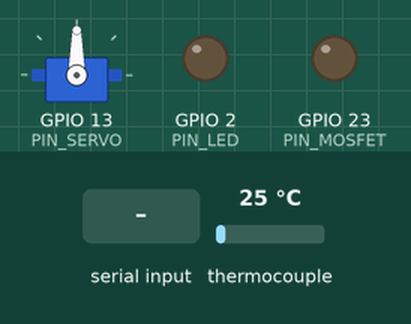
Recording of a sketch running on a simulated ESP32. On the bench: servo, output pins drawn as LEDs (lit = HIGH). Dashed ring = blinking. The test bench sets the inputs (shaded band); at power-on: thermocouple 25 °C. Nothing arrives over Bluetooth unless stated.

Above: at 1.2 s.
1.3 s: "IRON_ON\n" received over the second serial link
At 2.0 s:
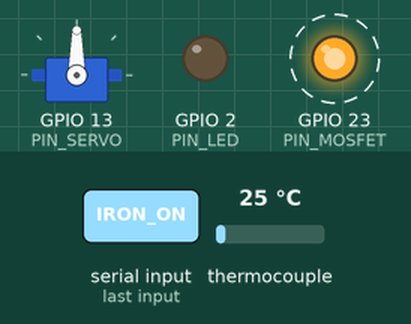
4.3 s: "MOVE_Z_DOWN\n" received over the second serial link
At 5.4 s:
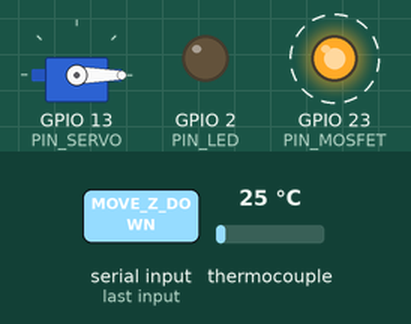
7.3 s: "MOVE_Z_UP\n" received over the second serial link
At 7.8 s:
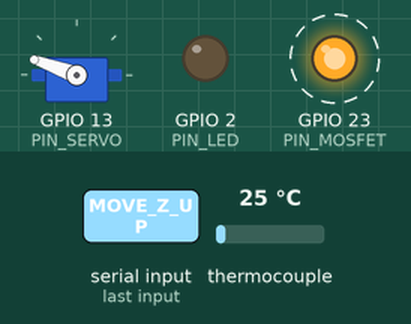
10.3 s: "IRON_OFF\n" received over the second serial link
At 11.2 s:
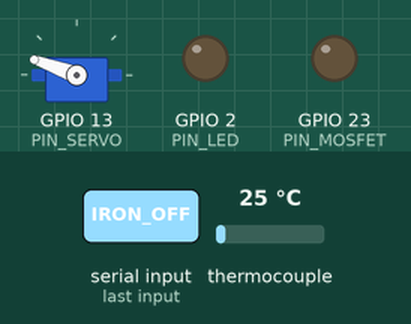
Timing chart, 0 to 12.9 s (numbered marks = the images above; inputs shaded):
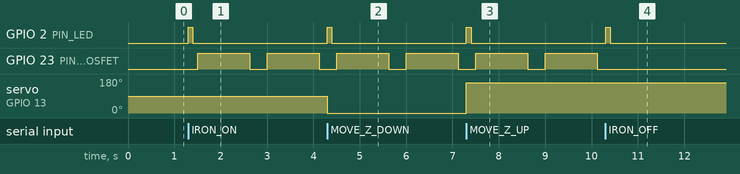

Measured:
- after the input at 1.3 s, GPIO 2 (PIN_LED): LOW → HIGH at once, → LOW 0.10 s later; GPIO 23 (PIN_MOSFET): alternates HIGH for 1.1 s and LOW for 0.38 s, starting after 0.20 s
- after the input at 4.3 s, GPIO 2 (PIN_LED): LOW → HIGH at once, → LOW 0.10 s later; servo on GPIO 13 (PIN_SERVO): 90° → 0° at once
- after the input at 7.3 s, GPIO 2 (PIN_LED): LOW → HIGH at once, → LOW 0.10 s later; servo on GPIO 13 (PIN_SERVO): 0° → 160° at once
- after the input at 10.3 s, GPIO 2 (PIN_LED): LOW → HIGH at once, → LOW 0.10 s later; GPIO 23 (PIN_MOSFET): stays LOW (without the input it goes to HIGH after 0.20 s)

The sketch:

esp32.ino
```cpp
#include "max6675.h"
#include "BluetoothSerial.h"
#include "ESP32Servo.h"

// --- Configuration & Pins ---
const int PIN_THERMO_SO = 18;
const int PIN_THERMO_CS = 5;
const int PIN_THERMO_SCK = 19;
const int PIN_MOSFET = 23;
const int PIN_SERVO = 13;
const int PIN_LED = 2;

// --- Objects ---
BluetoothSerial SerialBT;
Servo zAxisServo;
MAX6675 thermocouple(PIN_THERMO_SCK, PIN_THERMO_CS, PIN_THERMO_SO);

// --- Global State ---
bool ironEnabled = false;
float setpoint = 300.0;
float currentTemp = 0, pidOutput = 0;
float lastError = 0, cumError = 0;

// --- PID Constants ---
const float Kp = 15.0;
const float Ki = 0.01;
const float Kd = 25.0;
const float MAX_DUTY = 75.0;

// --- Timing ---
unsigned long lastPidTime = 0;
unsigned long windowStartTime;
unsigned long ledOffTime = 0;
const int SAMPLE_INTERVAL = 200;
const int PWM_WINDOW_SIZE = 1500;

void setup() {
  Serial.begin(115200);

  pinMode(PIN_MOSFET, OUTPUT);
  pinMode(PIN_LED, OUTPUT);
  digitalWrite(PIN_MOSFET, LOW);

  ESP32PWM::allocateTimer(0);
  ESP32PWM::allocateTimer(1);
  zAxisServo.setPeriodHertz(50);
  zAxisServo.attach(PIN_SERVO, 500, 2400);

  SerialBT.begin("ESP32_Robot_Link");
  windowStartTime = millis();
}

void loop() {
  unsigned long now = millis();

  // Task 1: Handle LED logic
  updateStatusLED(now);

  // Task 2: Listen for Bluetooth commands
  handleBluetoothCommands(now);

  // Task 3: Run PID (Every 200ms)
  if (now - lastPidTime >= SAMPLE_INTERVAL) {
    runTemperatureControl(now);
    lastPidTime = now;
  }

  // Task 4: Execute PWM for the MOSFET
  executeHeaterPWM(now);
}

// --- Helper Functions ---

void handleBluetoothCommands(unsigned long now) {
  if (!SerialBT.available()) return;

  String cmd = SerialBT.readStringUntil('\n');
  cmd.trim();

  // Visual feedback for command received
  digitalWrite(PIN_LED, HIGH);
  ledOffTime = now + 100;

  if (cmd == "MOVE_Z_DOWN") {
    zAxisServo.write(0);
    SerialBT.println("ACK: Z_DOWN");
  }
  else if (cmd == "MOVE_Z_UP") {
    zAxisServo.write(160);
    SerialBT.println("ACK: Z_UP");
  }
  else if (cmd == "IRON_ON") {
    ironEnabled = true;
    SerialBT.println("ACK: IRON_ON");
  }
  else if (cmd == "IRON_OFF") {
    shutdownHeater();
    SerialBT.println("ACK: IRON_OFF");
  }
  else if (cmd.startsWith("SET_TEMP_")) {
    setpoint = cmd.substring(9).toFloat();
    int setpointInt = (int)setpoint;
    SerialBT.print("ACK: SET_TEMP_"); SerialBT.println(setpointInt);
  }
}

void runTemperatureControl(unsigned long now) {
  currentTemp = thermocouple.readCelsius();
  // Stream data
  SerialBT.println(currentTemp);

  if (!ironEnabled || isnan(currentTemp) || currentTemp < 1.0) {
    pidOutput = 0;
    return;
  }

  float error = setpoint - currentTemp;

  // Anti-Windup Logic: Only integrate if near setpoint and not saturated
  bool saturated = (pidOutput >= MAX_DUTY && error > 0) || (pidOutput <= 0 && error < 0);
  if (abs(error) < 25.0 && !saturated) {
    cumError += error * (SAMPLE_INTERVAL / 1000.0);
  } else {
    cumError = 0;
  }

  float rateError = (error - lastError) / (SAMPLE_INTERVAL / 1000.0);
  pidOutput = (Kp * error) + (Ki * cumError) + (Kd * rateError);

  // Constraints
  pidOutput = constrain(pidOutput, 0, MAX_DUTY);
  lastError = error;
}

void executeHeaterPWM(unsigned long now) {
  if (now - windowStartTime >= PWM_WINDOW_SIZE) {
    windowStartTime = now;
  }

  unsigned long onTime = (pidOutput / 100.0) * PWM_WINDOW_SIZE;

  if (ironEnabled && (now - windowStartTime < onTime)) {
    digitalWrite(PIN_MOSFET, HIGH);
  } else {
    digitalWrite(PIN_MOSFET, LOW);
  }
}

void shutdownHeater() {
  ironEnabled = false;
  pidOutput = 0;
  cumError = 0;
  digitalWrite(PIN_MOSFET, LOW);
}

void updateStatusLED(unsigned long now) {
  if (now >= ledOffTime) {
    digitalWrite(PIN_LED, LOW);
  }
}
```
